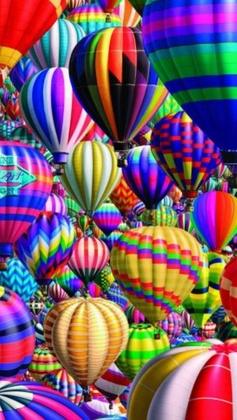
%> input picture Image-processing-master/image.jpg, 237 x 420 px, shrunk from 564 x 1001 before the run
$ octave lab_1.m   (GNU Octave 9; MATLAB toolbox functions it lacks are replaced by stand-ins)
%> lines starting %> are read from the running program, lines starting %| are printed output that depends on the picture
clc;
clear all;
close all;

%converting image to matrix
img=imread('image.jpg');
%> img is the input picture: size 420x237x3 uint8; mean R, G, B 124.6, 90.3, 108

im_red=img;
im_green=img;
im_blue=img;

 % displaying original image
imshow(img);

%extracting the red channel and displaying red
im_red(:,:,2) = 0;
im_red(:,:,3) = 0;
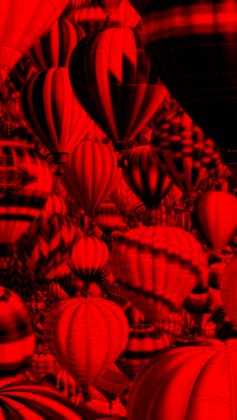
%> im_red: size 420x237x3 uint8; mean R, G, B 124.6, 0, 0
figure, imshow(im_red);

%extracting the green channel and displaying green
im_green(:,:,1) = 0;
im_green(:,:,3) = 0;
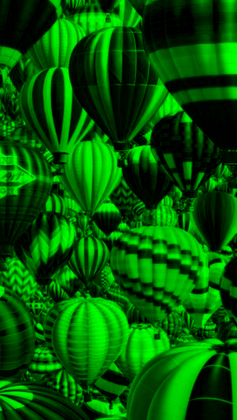
%> im_green: size 420x237x3 uint8; mean R, G, B 0, 90.3, 0
figure, imshow(im_green);

%extracting the blue channel and displaying blue
im_blue(:,:,1) = 0;
im_blue(:,:,2) = 0;
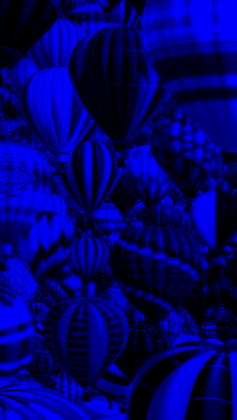
%> im_blue: size 420x237x3 uint8; mean R, G, B 0, 0, 108
figure, imshow(im_blue);

%extracting r,g,b
r=img(:,:,1);
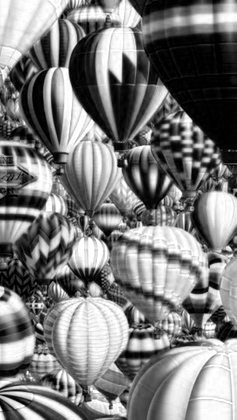
%> r: size 420x237 uint8; min 0, max 255, mean 124.6
g=img(:,:,2);
b=img(:,:,3);
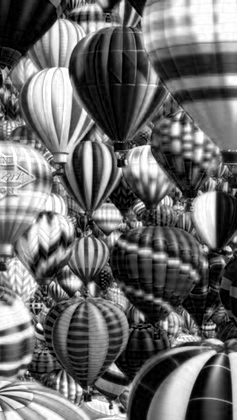
%> b: size 420x237 uint8; min 0, max 255, mean 108

[m,n,~] =size(img);
%> m = 420; n = 237
gimg=zeros(m,n,'uint8');%creating a mXn matrix containing all zeroes

%converting to grayscale using average formula
for i=1:m
    for j=1:n
        gimg(i,j)=round((r(i,j)+b(i,j)+g(i,j))/3);
    end
end
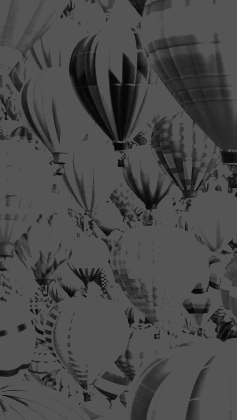
%> gimg: size 420x237 uint8; min 0, max 85, mean 72.8
figure,imshow(gimg)


%converting to grayscale using inbuilt function
Ima=rgb2gray(img);
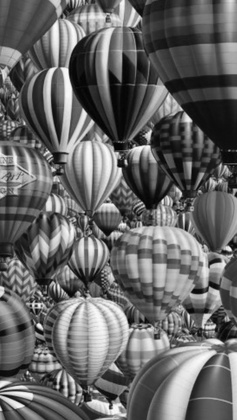
%> Ima: size 420x237 uint8; min 0, max 252, mean 102.5
figure,imshow(Ima);
